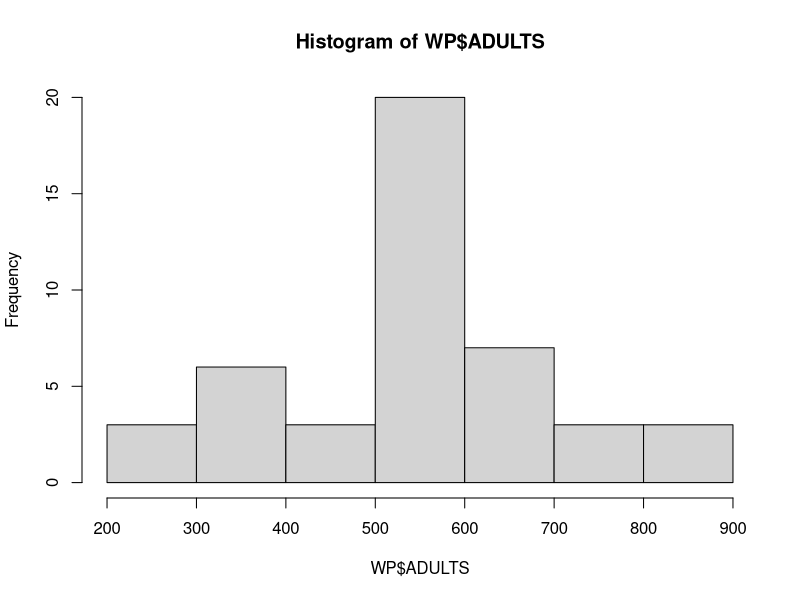
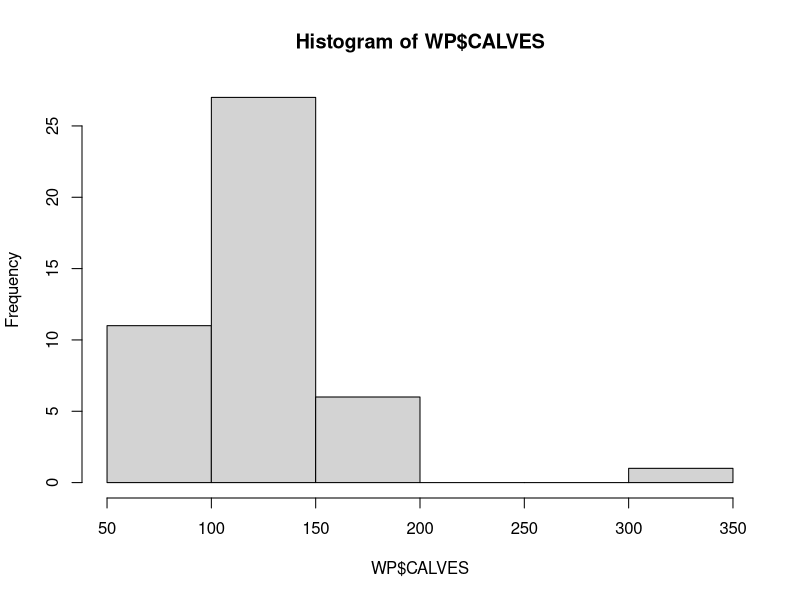
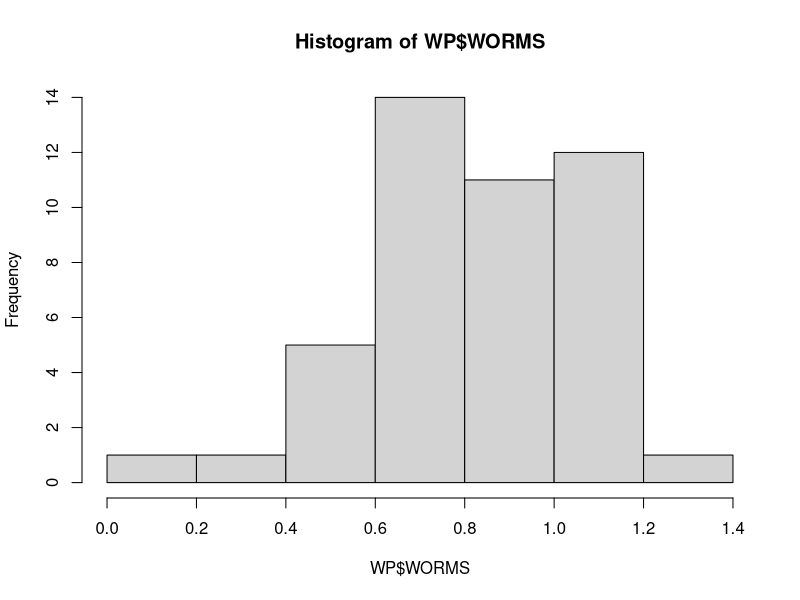
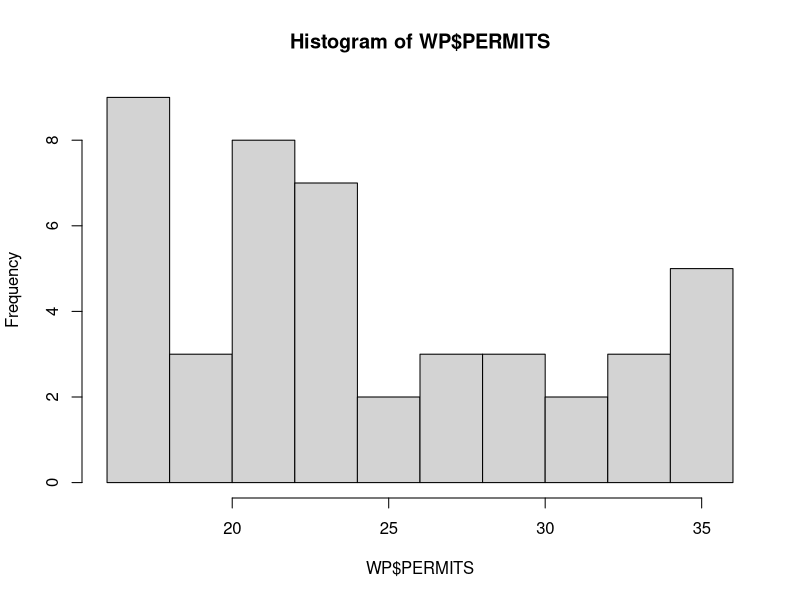
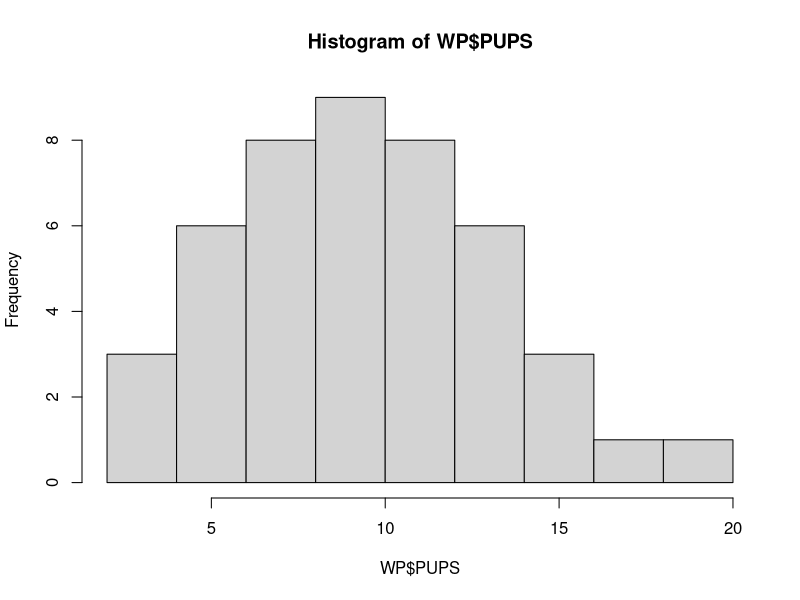
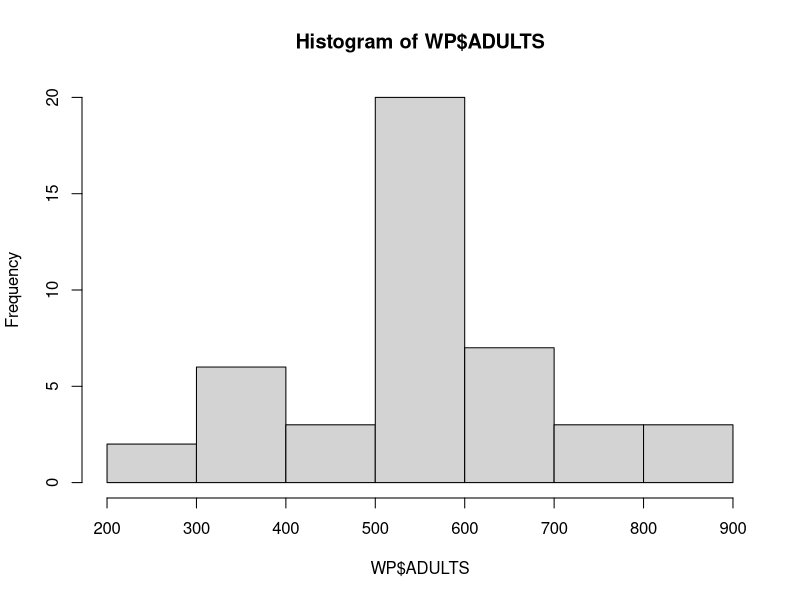
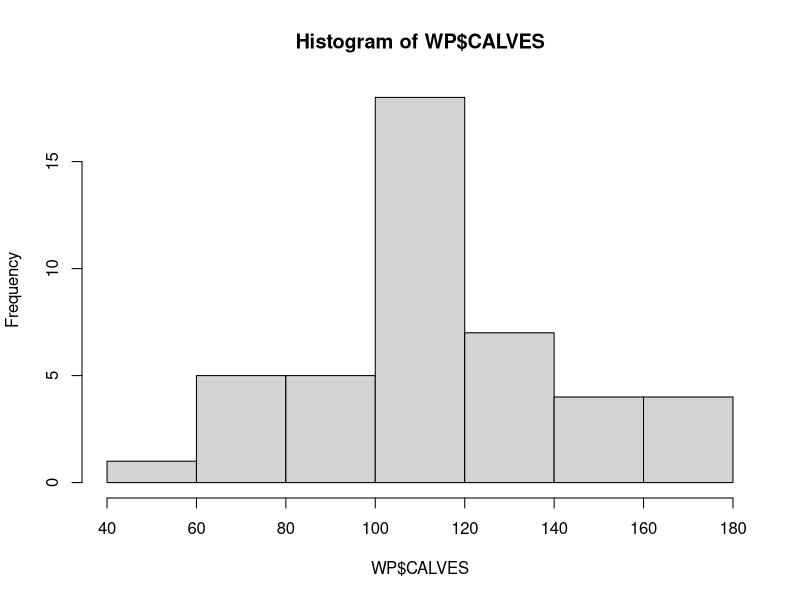
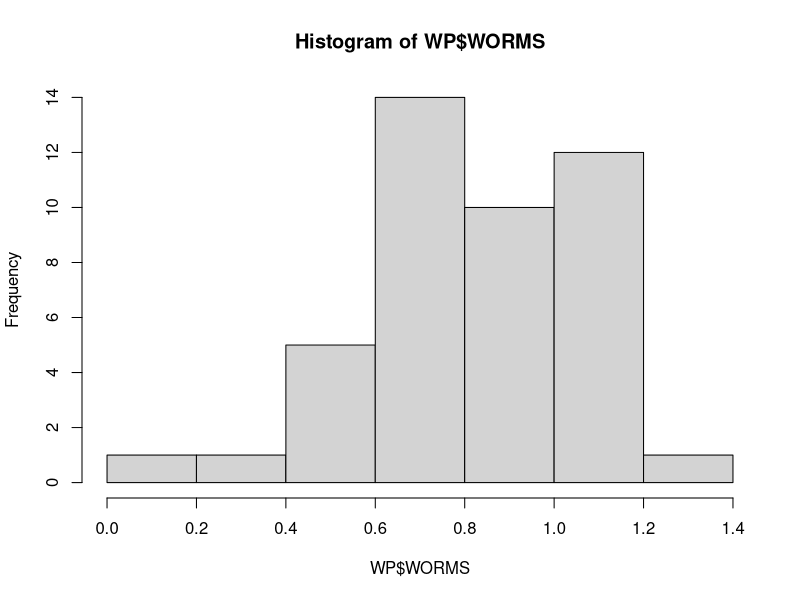

These figures' R source, in order:
# Luc Bussière
# Stats Practical Exercise on Multiple regression
# Advancing in R
# Oct 12, 2012

# last modified Nov 29, 2015

# This is a practical exercise to conduct multiple linear regression 

# clear R of all objects
rm(list=ls())


# import the data & see columns & structure
# dataset from WOLFPUPS
WP<-read.csv("WOLFPUPS.csv")
head(WP)
# examine structure
str(WP)
# no recoding necessary


hist(WP$ADULTS)
hist(WP$CALVES)
hist(WP$WORMS)
hist(WP$PERMITS)
hist(WP$PUPS)

# note outlier in CALVES -- find it
WP[WP$CALVES>250,]
# YEAR for this entry is suspicious -- delete entire row
WP<-WP[-45,]

str(WP)
# no recoding necessary

# re-examine dists
hist(WP$ADULTS)
hist(WP$CALVES)
hist(WP$WORMS)
hist(WP$PERMITS)
hist(WP$PUPS)

# response var PUPS looks OK, but see if transform helps?

par(mfrow=c(2,2))
hist(WP$PUPS)
hist(sqrt(WP$PUPS))
hist(log(WP$PUPS))
hist(log10(WP$PUPS))
par(mfrow=c(1,1))

# none obviously better, leave as is for now and check later


# examine possible multicollinearity as well as pairwise relationships
pairs(WP)

# a few things to note
# very strong relationship between ADULTS and CALVES, suggests possible multicollinearity 
# intriguing relationships between WORMS and PUPS (negative), and ADULTS/CALVES and PUPS (positive) 
# use plot to get a sense of the predicted coefficients
plot(WP$ADULTS,WP$PUPS)
# possible violation of homogeneity of variance?
# guess slope of about 0.02 (rise/run = 10/500 = 0.02)

plot(WP$CALVES,WP$PUPS)
# possible violation of homogeneity of variance?
# guess slope of about 0.1 (rise/run = 10/100 = 0.1)

plot(WP$WORMS,WP$PUPS)
# guess slope of about - (rise/run = -14/1 = -14)

plot(WP$PERMITS,WP$PUPS)
# no pattern, so guess slope of 0



# build a maximal model but without interactions (we'll wait until after the midterm break for those)
MOD.1<-lm(PUPS~ADULTS+CALVES+WORMS+PERMITS,data=WP)

# examine diagnostics
par(mfrow=c(2,3))
plot(MOD.1)
hist(MOD.1$residuals)
par(mfrow=c(1,1))

# one point with high influence? check later
WP[19,]

# diagnostics look ok could try with transforms if you want for comparison

MOD.1sqrt<-lm(sqrt(PUPS)~ADULTS+CALVES+WORMS+PERMITS,data=WP)

par(mfrow=c(2,3))
plot(MOD.1sqrt)
hist(MOD.1sqrt$residuals)
par(mfrow=c(1,1))

# MOD.1 is certainly no worse

# so stick with raw data

# check for variance inflation using the vif() function from the {car} package
# {car} stands for "companion to applied regression" and has many very useful functions -- we'll use two today
# if the following command doesn't work, it's because you haven't installed the {car} package. refer to notes from the graphics practical if you have forgotten how to do this 
library(car)
vif(MOD.1)

# need to lose one of either ADULTS or CALVES
# the update command is very useful here again -- the tilde and fullstop minus CALVES mean: model is "as-is" except  without CALVES
MOD.2<-update(MOD.1,~. - CALVES)

# reexamine vifs
vif(MOD.2)

# now the vifs are all low, so model is OK
# let's see what mistake we might have made by comparing the parameters from the two models

# examine "incorrect" param ests
summary(MOD.1)

# compare to:
summary(MOD.2)
# so ADULTS param has wrong sign in MOD.1!

# check if removing ADULTS instead of CALVES matters?
MOD.2a<-update(MOD.1,~. - ADULTS)

vif(MOD.2a)
summary(MOD.2a)
# so estimate for CALVES from MOD.1 has correct sign, but param way off

# we can't really say which of the two models is better, but R-squared slightly higher with MOD.2a, so maybe take it
# remember that when interpreting CALVES coefficient below, effect could be caused by ADULTS or CALVES -- no way to tell with these data

# Model simplification
# model simplification should proceed by iteratively removing NS terms, and using F-tests or likelihood ratio tests to check that the RSS or deviance has not significantly increased

MOD.3<-update(MOD.2a, ~. - PERMITS)
anova(MOD.2a,MOD.3)
# in this case, the RSS went up only slightly
# so simpler model is preferred
summary(MOD.3)
# because all terms significant, no more model simplification is warranted
# NB: when we build more complex models with several factor levels, we'll need to check terms even if some of the parameters are significant

# check diagnostics again
par(mfrow=c(2,3))
plot(MOD.3)
hist(MOD.3$residuals)
par(mfrow=c(1,1))
# good enough, and no longer a high influence point!

# examine minimal adequate model again
summary(MOD.3)

# compare actual coefficients to predicted ones
# note that each coefficient has less than half as much effect as predicted based on simple univariate regression, because the two predictors left in the model are correlated (remember pairs() plot?)
# so mult regression gives a better estimate of real partial effect



# which of the two significant factors in MOD.3 is more important, CALVES or WORMS?
# to figure this out, must mean-centre and variance standardize predictors using scale() command
# rebuild the model with scaled predictors
MOD.3s<-lm(PUPS~scale(CALVES)+scale(WORMS),data=WP)

summary(MOD.3s)
# note that model R-squared is identical to model 3, but coefficients now scaled to express predicted change in PUPS for every standard deviation of the predictor
# this reveals that the two predictors are roughly equivalent in causing a change, although WORMS has perhaps a slightly stronger effect: 1.26 (+/- 0.44) more PUPS predicted for every SD of CALVES increased, or 1.63 (+/- 0.44) fewer PUPS for every SD of WORMS decreased

# let's plot the effects


# you could generate a confidence interval using matlines and predict if you wanted



# one could use low level plotting functions to add lines to a plot based on coefficients, but these will sometimes look odd because the partial effect is sometimes not well supported by the raw data 

# so for example
# using {graphics}

summary(WP)
NEWWORMS<-seq(0.01,1.22,0.01)

# the next line tells me how many rows are in NEWWORMS
length(NEWWORMS)
# the next line will create a vector with the same number of rows, but all set to the mean value for CALVES
MEANCALVES<-rep(mean(WP$CALVES),122)

# now use predict to generate y-variables
# note that the newdata statement below must include a reference for ALL predictors in the original model
# by setting the CALVES column to be a series of means, we're effectively controlling for the influence of CALVES, and only getting the partial effect of WORMS
NEWYUSINGWORMS<-predict(MOD.3,newdata=list(WORMS=NEWWORMS,CALVES=MEANCALVES),int="c")

# plot the original data
plot(WP$WORMS,WP$PUPS,xlab="Infection score",ylab="Pups born",ylim=c(0,18))
matlines(NEWWORMS,NEWYUSINGWORMS,lty=c(1,2,2),col="black")
# NB this looks like a somewhat "shallow" fit, but this is because some of the trend is caused by the correlated variable
# The "advantage" of this approach is that the data are readily interpretable in raw units

# like vif(), the avPlots function is from the {car} package, so remember to load it if necessary
# generate avPlots to examine partial effects
avPlots(MOD.3)

# note that the pattern for scaled predictors is the same, but the x-axis units are different

# make publication-quality plots
avPlots(MOD.3,terms="WORMS",xlab="Residual infection score",ylab="Residual pups born",xlim=c(-0.6,0.6),ylim=c(-5,5))

avPlots(MOD.3,terms="CALVES",xlab="Residual calves born",ylab="Residual pups born",xlim=c(-60,60),ylim=c(-4,6))

# to do this by hand, would need resids from two different models
RESWORMSONOTHERPREDICTORS<-lm(WORMS~CALVES,data=WP)
RESPUPSNOWORMS<-lm(PUPS~CALVES,data=WP)
plot(RESWORMSONOTHERPREDICTORS$residuals,RESPUPSNOWORMS$residuals,xlab="Residual infection score",ylab="Residual pups born",xlim=c(-0.6,0.6),ylim=c(-5,5))
abline(lm(RESPUPSNOWORMS$residuals~RESWORMSONOTHERPREDICTORS$residuals))

# this plot should look just like the one generated with avPlots
# you could even add confidence intervals by using a predict command on the linear model nested within line 219 


# INTERPRETATION

# remember that because of strong correlation between CALVES and ADULTS, we can't say that the effect of CALVES in this model is actually due to CALVES or ADULTS. In the discussion, we would need to attend to the implications of both possibilities, even though we're only reporting a parameter estimate for one of them.

# Sample Results text:

# My minimal adequate model of wolf recruitment rates included a significant negative effect for infection status (Slope B = -6.77; Standardized regression coefficient Beta = -1.63; t = -3.68,P= 0.0007; see Figure 1A) and a positive effect for the number of moose calves (B = 0.044, Beta = 1.26; t = 2.83; P = 0.0071; see Figure 1B). Recall that moose calf numbers were collinear with adult population size, so I cannot distinguish between the effects of adults or calves on wolf recruitment.


# SuppEX


# clear R of all objects
rm(list=ls())

# read data in frame and examine it
CG<-read.csv("Cairngorm2012pt.csv")
str(CG)

# explore distributions of vars
# response
hist(CG$TRANSMISSION)
# def not normal, and doesn't look transformable
# explore possible transforms
par(mfrow=c(2,2))
hist(sqrt(CG$TRANSMISSION))
hist(log(CG$TRANSMISSION))
hist(CG$TRANSMISSION*CG$TRANSMISSION)
par(mfrow=c(1,1))

# leave alone for now
# examine predictors
hist(CG$ELEVATION)
hist(CG$SOIL.TEMP.CORR)
hist(CG$AVE.MOISTURE)
hist(CG$RICHNESS)
hist(CG$BARE.GRND)

# no obvious outliers/mistakes

# prepare panel plot

pairs(CG)
# some corrs between vars, but nothing super-strong between the vars of interest
# based on corrs, expect positive effect of ELEVATION and maybe (but probably not) BARE.GRND, and negative effects of SOIL.TEMP.CORR and AVE.MOISTURE?


# build model with all predictors
MOD.1<-lm(TRANSMISSION~ELEVATION+SOIL.TEMP.CORR+AVE.MOISTURE+RICHNESS+BARE.GRND,data=CG)

library(car)
vif(MOD.1)
# note marginally high number between ELEVATION and SOIL.TEMP. Can do a few things here, but since this is at the check stage, maybe it's best to postpone action: it may be that model simplification deals with this for me.

# check diagnostics
par(mfrow=c(2,3))
plot(MOD.1)
hist(MOD.1$residuals)
par(mfrow=c(1,1))
# resids vs fitted not great -- don't obsess yet'


summary(MOD.1)


# simplify model starting with least sig term
MOD.2<-update(MOD.1,~. - BARE.GRND)
vif(MOD.2)

# F test
anova(MOD.1,MOD.2)
# simpler model is better
summary(MOD.2)

# continue simplifying
MOD.3<-update(MOD.2,~. - SOIL.TEMP.CORR)
anova(MOD.3,MOD.2)
summary(MOD.3)
vif(MOD.3)
# now because simplification removed a collinear term, all is OK

MOD.4<-update(MOD.3,~. - RICHNESS)
anova(MOD.3,MOD.4)
summary(MOD.4)

MOD.5<-update(MOD.4,~. - AVE.MOISTURE)
anova(MOD.5,MOD.4)
# can't remove moisture

MOD.6<-update(MOD.4,~. - ELEVATION)
anova(MOD.6,MOD.4)
# can't remove altitude (note I have to compare mods 4 and 6, because 5 was no good)
# so min model is MOD.4

# examine diagnostics again
par(mfrow=c(2,3))
plot(MOD.4)
hist(MOD.4$residuals)
par(mfrow=c(1,1))
# still some concern about resids and fitted plot (due to nonlinearity) -- we'll deal with that in future weeks when we start to think of nonlinear fits
# this is what you will often find when you deal with your own data -- they don't play as nice as the datasets we select when teaching you

# meanwhile proceed as is
summary(MOD.4)

# to evaluate the relative importance of the predictors, use the scale() command in a new model


MOD.4std<-lm(TRANSMISSION~scale(ELEVATION)+scale(AVE.MOISTURE),data=CG)

summary(MOD.4std)
# According to this summary, ELEVATION has a slightly more important effect than moisture on transmission, but the absolute values of confidence intervals for the two coefficients overlap. Can use the confint() command to be sure
confint(MOD.4std)



# should make nice plots using either avPlots or graphics package
# here use avPlots

par(mfrow=c(1,2))
avPlots(MOD.4,terms="ELEVATION",xlab="Residual altitude",ylab="Residual productivity")

avPlots(MOD.4,terms="AVE.MOISTURE",xlab="Residual soil moisture",ylab="Residual productivity")
par(mfrow=c(1,1))


# Sample text:

# My minimal adequate model of factors predicting productivity included a positive partial effect of altitude (Slope +/- SE = 0.00101 +/- 0.00038; t = 2.69; P = 0.0096) and a negative partial effect of soil moisture (Slope +/- SE = -0.00425 +/- 0.00185; t = -2.30; P = 0.0257; see Figure 2). None of the other predictors (soil temperature, bare ground area and species richness) contributed significantly to the model (all P > 0.48), and consequently these terms were removed during the model simplification procedure.

# Another option is to cite the F ratios for the model simp when giving stats for ELEVATION and SOIL.MOISTURE
# It's also possible to cite standardized coefficients instead of raw ones, in which case you must explain what you're doing and the relative importance of the terms.


